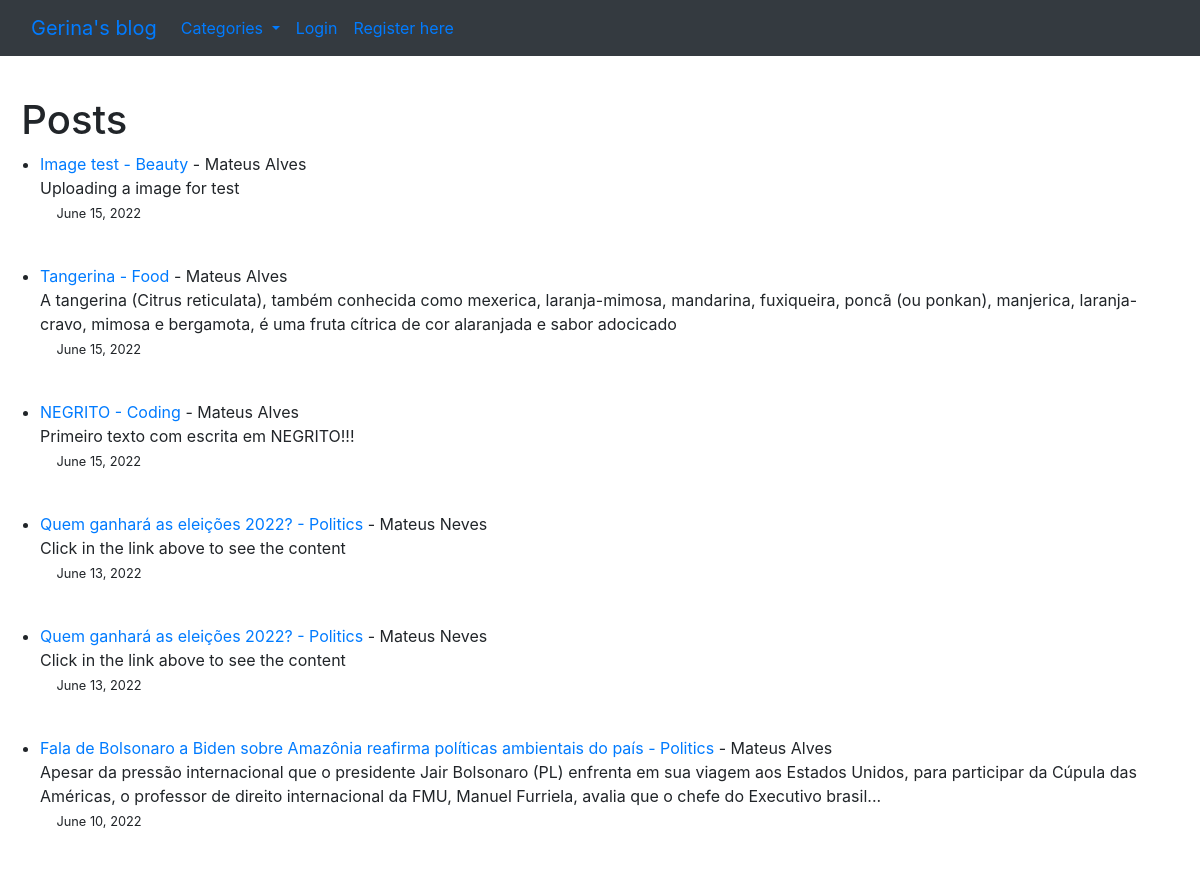
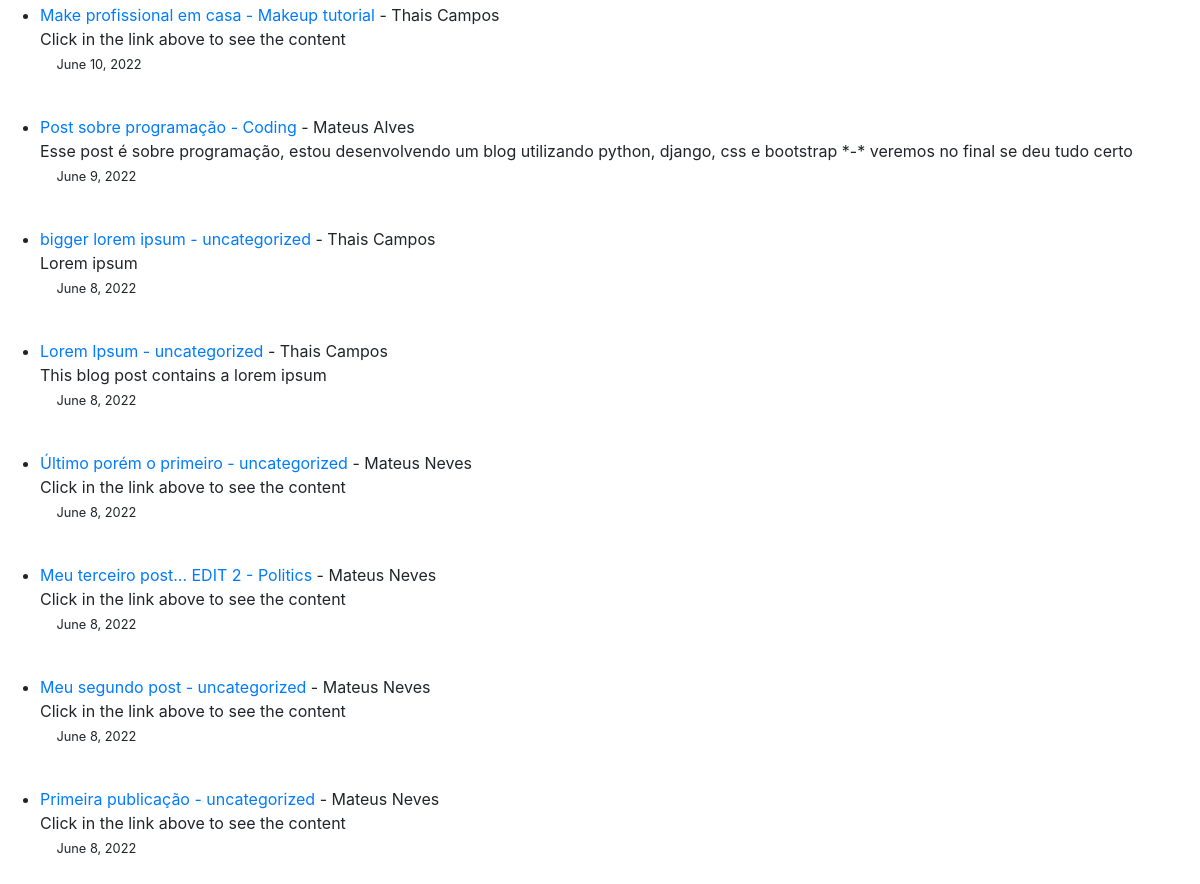
The app's page /, older data (2 pictures, top to bottom).
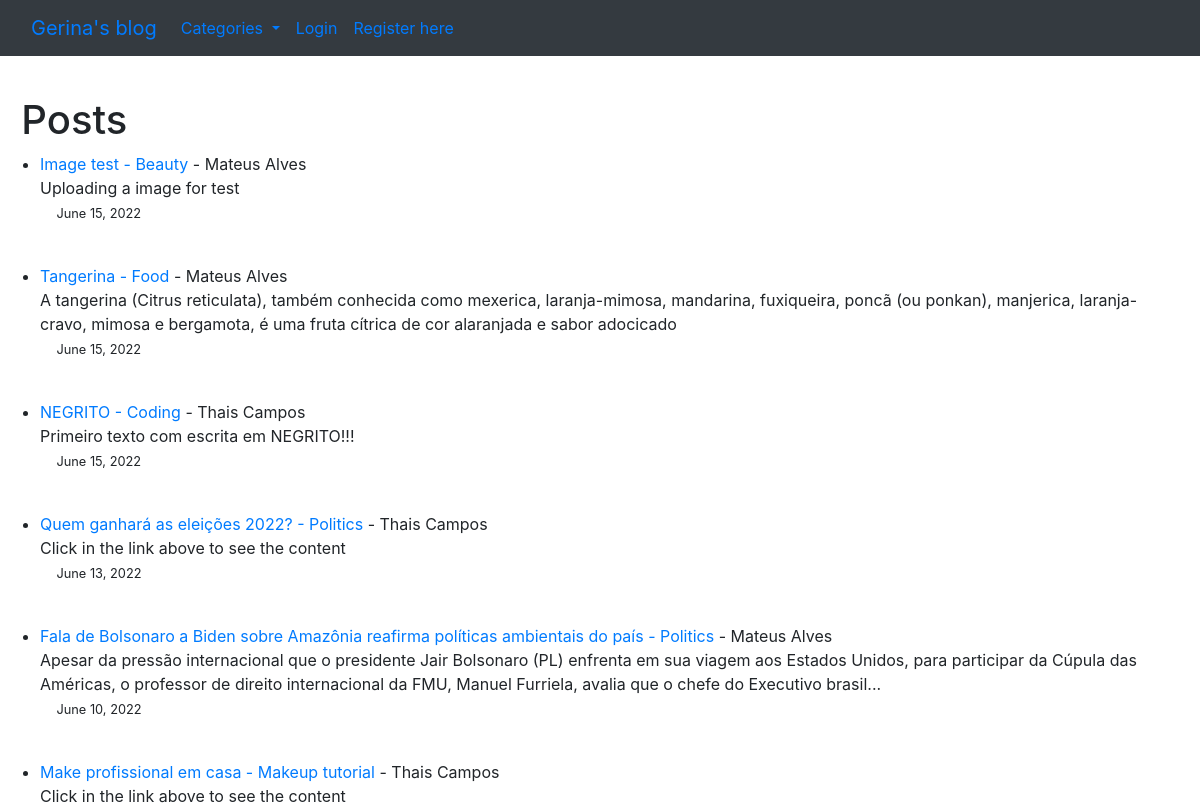
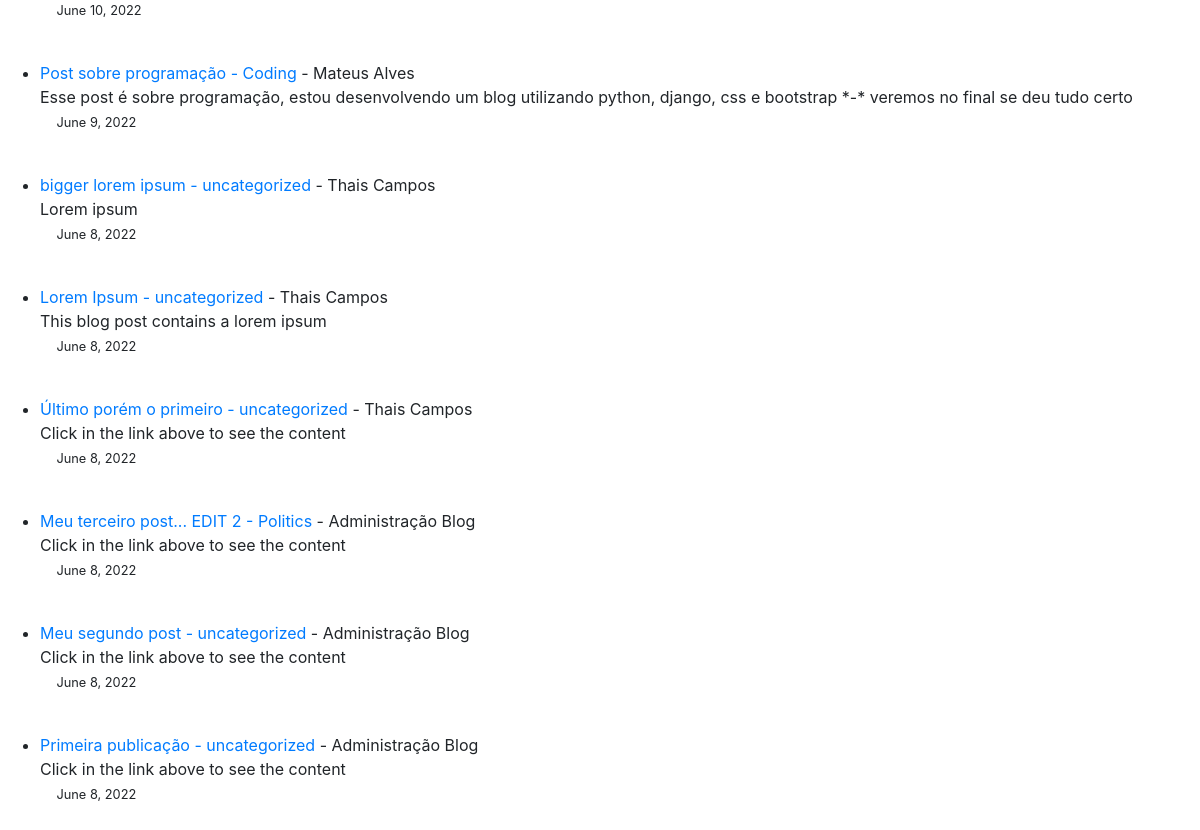
The same page, newer data (2 pictures, top to bottom).
### theblog/models.py (models this page shows, shortened)
class Post(models.Model):
    title = models.CharField(max_length=255)
    header_image = models.ImageField(null=True, blank=True, upload_to='images/')
    author = models.ForeignKey(User, on_delete=models.CASCADE)
    body = RichTextField(blank=True, null=True)
    title_tag = models.CharField(max_length=255, default=title)
    post_date = models.DateField(auto_now_add=True)
    category = models.CharField(max_length=255, default='uncategorized')
    summary = models.CharField(max_length=255)
    likes = models.ManyToManyField(User, related_name='blog_post')

### theblog/views.py (the view)
# urls.py: path('', HomeView.as_view(), name='home'),
class HomeView(ListView):
    model = Post
    template_name = 'home.html'
    ordering = ['-id']
    def get_context_data(self, *args, **kwargs):
        cat_menu = Category.objects.all()
        context = super(HomeView, self).get_context_data(*args, **kwargs)
        context["cat_menu"] = cat_menu
        return context

### theblog/models.py (called while the page is built)
    def __str__(self):
        return self.name

### theblog/templates/home.html
   {% extends 'base.html'%}
    {% block content %}
<p>
   <h1>&nbsp; Posts </h1>
    <ul>
    {% if user.is_authenticated %}
        {% for post in object_list %}
        <li>   <div class="table"><a href="{%url 'article-detail' post.pk%}">{{ post.title }}</a> - <a href="{% url 'category' post.category %}"> {{post.category }} </a> - {{post.author.first_name}}
        {{ post.author.last_name }} <br>
            {{ post.summary }}
            {% if user.id == post.author.id %}
                <small><a style="display:inline" class="nav-link" href="{% url 'update_post' post.pk %}">Edit</a></small>
                <small><a style="display:inline" class="nav-link" href="{% url 'delete_post' post.pk %}">Delete</a></small><br>
            {% endif %}
        <small>&emsp;&nbsp;{{ post.post_date }}</small></div>
    </li>
        <br>
    {% endfor %}
    {% else %}
        {% for post in object_list %}
    <li>   <div class="table"><a href="{%url 'article-detail' post.pk%}">{{ post.title }} - {{ post.category }} </a> - {{post.author.first_name}}
        {{ post.author.last_name }} <br>
        {{ post.summary }}<br>
        <small>&emsp;&nbsp;{{ post.post_date }}</small></div>
    </li>
        <br>
    {% endfor %}
    {% endif %}
    </ul>
    {%endblock%}

### theblog/templates/base.html (shortened to what this page needs)
<!doctype html>
<html lang="en">
  <head>
    <link rel="stylesheet" href="https://cdn.jsdelivr.net/npm/bootstrap@4.4.1/dist/css/bootstrap.min.css">
  </head>
  <body>
  <nav class="navbar navbar-expand-lg bg-dark">
  <div class="container-fluid">
    <a class="navbar-brand" href="{% url 'home' %}">Gerina's blog</a>
    <div class="collapse navbar-collapse" id="navbarSupportedContent">
      <ul class="navbar-nav me-auto mb-2 mb-lg-0">
      {% if cat_menu %}
          <li class="nav-item dropdown">
        <a class="nav-link dropdown-toggle" href="#" id="navbarDropdown" role="button" data-toggle="dropdown" aria-haspopup="true" aria-expanded="false">
          Categories
        </a>
      </li>
      {% endif %}
        {% if user.is_authenticated %}
          <li class="nav-item">
            <a class="nav-link" href="{% url 'add_post' %}">Create a new post</a>
          </li>
           <li class="nav-item">
          <a class="nav-link" href="{% url 'add_category' %}">New blog category</a>
          </li>
              <li class="nav-item dropdown">
        <a class="nav-link dropdown-toggle" href="#" id="navbarDropdown2" role="button" data-toggle="dropdown" aria-haspopup="true" aria-expanded="false">
          Profile
        </a>
        <div class="dropdown-menu" aria-labelledby="navbarDropdown">
          <a class="dropdown-item" href="{% url 'show_profile_page' user.profile.id %}">My Profile</a>
          <a class="dropdown-item" href="{% url 'edit_profile_page' user.profile.id %}">Edit Profile Page</a>
          <a class="dropdown-item" href="{% url 'edit_profile' %}">Settings</a>
        </div>
        </li>
          <li class="nav-item">
            <a class="nav-link" href="{% url 'logout' %}">Logout</a>
          </li>
        {% else %}
        <li class="nav-item">
          <a class="nav-link" href="{% url 'login' %}">Login</a>
        </li>
        <li class="nav-item">
          <a class="nav-link" href="{% url 'register' %}">Register here</a>
        </li>
        {% endif %}
      </ul>
    </div>
  </div>
</nav>
  <br>
    {%block content%}
    {%endblock%}
  </body>
</html>

Row changes from the older to the newer data that the page shows:
removed Post: title "Quem ganhará as eleições 2022?", category "Politics", author.first_name "Mateus", author.last_name "Neves", summary "Click in the link above to see the content", post_date "June 13, 2022"
changed Post "NEGRITO": author.first_name "Mateus" → "Thais"; author.last_name "Alves" → "Campos"
changed Post "Quem ganhará as eleições 2022?": author.first_name "Mateus" → "Thais"; author.last_name "Neves" → "Campos"
changed Post "Último porém o primeiro": author.first_name "Mateus" → "Thais"; author.last_name "Neves" → "Campos"
changed through a linked row, Post "Meu terceiro post... EDIT 2": author.first_name "Mateus" → "Administração"; author.last_name "Neves" → "Blog"
changed through a linked row, Post "Meu segundo post": author.first_name "Mateus" → "Administração"; author.last_name "Neves" → "Blog"
changed through a linked row, Post "Primeira publicação": author.first_name "Mateus" → "Administração"; author.last_name "Neves" → "Blog"
